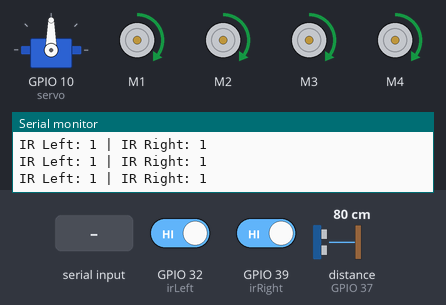
This sketch was run on a simulated ESP32. Shown: servo, 4 × DC motor (green arrow = forward, orange = backward, longer = faster), the last lines printed to the serial monitor. Wiring (inferred from the names in the program): ultrasonic range finder: trigger GPIO 36; echo GPIO 37. Inputs (shaded band) come from the test bench; at power-on: distance to the obstacle (sensor on GPIO 37) 80 cm, GPIO 32 (irLeft) HIGH, GPIO 39 (irRight) HIGH. The echo pulse lasts 58.3 µs per cm.

Above: at 1.2 s.
1.3 s: distance to the obstacle (sensor on GPIO 37) set to 19 cm
2.8 s: distance to the obstacle (sensor on GPIO 37) set to 14 cm
At 3.8 s:
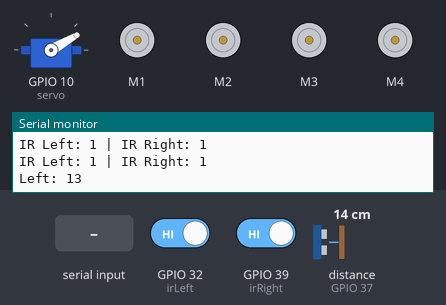
At 5.7 s:
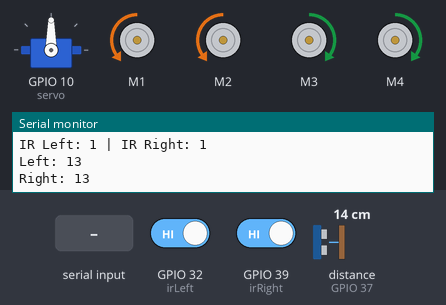
5.8 s: "b" received over Serial
At 7.0 s:
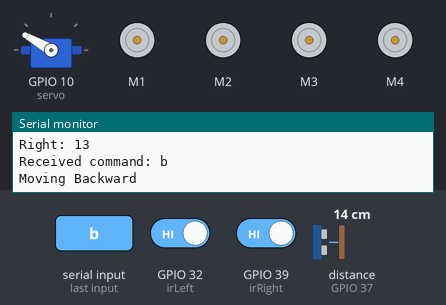
8.8 s: "f" received over Serial
13.9 s: distance to the obstacle (sensor on GPIO 37) set to 2 cm
Timing chart, 0 to 17.9 s (numbered marks = the images above; inputs shaded):
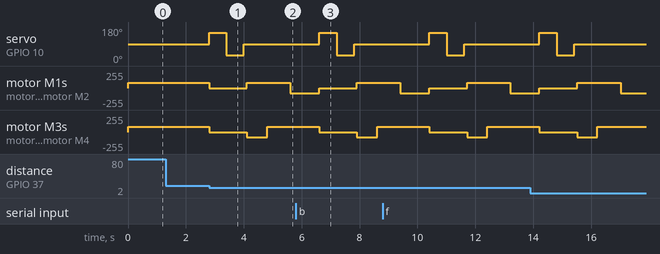

Measured:
- the behaviour switches between 17 and 16 cm on distance to the obstacle (sensor on GPIO 37) (found by bisection; images 0 and 1)
- after the input at 2.8 s, servo on GPIO 10 (servo): 90° → 150° at once, → 30° 0.60 s later, → 90° 0.60 s later; motor M1, motor M2: forward 80/255 → stopped at once, → forward 80/255 1.3 s later, → backward 80/255 1.5 s later; motor M3, motor M4: forward 80/255 → stopped at once, → backward 80/255 1.3 s later, → forward 80/255 0.70 s later

The sketch:

Robotika.ino
```cpp
#include <Servo.h>
#include <AFMotor.h>

// === Ultrasonik ===
#define TRIGGER_PIN A0
#define ECHO_PIN A1

// === IR sensor ===
#define irLeft A4
//#define irCenter A2
#define irRight A3

Servo servo;
AF_DCMotor motor1(1, MOTOR12_1KHZ);
AF_DCMotor motor2(2, MOTOR12_1KHZ);
AF_DCMotor motor3(3, MOTOR34_1KHZ);
AF_DCMotor motor4(4, MOTOR34_1KHZ);

int distance = 0;
int leftDistance = 0;
int rightDistance = 0;
bool object = false;

void setup() {
  Serial.begin(9600);

  pinMode(irLeft, INPUT);
  pinMode(irRight, INPUT);

  pinMode(TRIGGER_PIN, OUTPUT);
  pinMode(ECHO_PIN, INPUT);

  servo.attach(10);
  servo.write(90);

  motor1.setSpeed(80);
  motor2.setSpeed(80);
  motor3.setSpeed(80);
  motor4.setSpeed(80);
}

void loop() {
  distance = getDistance();

  if (distance <= 15) {
    objectAvoid();
    return;
  }

  int left = digitalRead(irLeft);
  int right = digitalRead(irRight);

  Serial.print("IR Left: "); Serial.print(left);
  Serial.print(" | IR Right: "); Serial.println(right);

  if (left == 0 && right == 1) {
    // Kiri kena garis, belok kiri
    moveLeft();
  }
  else if (right == 0 && left == 1) {
    // Kanan kena garis, belok kanan
    moveRight();
  }
  else if (left == 1 && right == 1) {
    // Tidak kena garis, jalan lurus
    moveForward();
  }
  else if (left == 0 && right == 0) {
    // Keduanya kena garis (misal simpangan): maju pelan
    moveForward();
  }
  else {
    Stop();
  }

  delay(20);
  serialEvent();
}


void objectAvoid() {
  Stop();
  lookLeft();
  lookRight();
  delay(100);

  if (rightDistance <= leftDistance) {
    object = true;
    turn();
  } else {
    object = false;
    turn();
  }

  delay(100);
}
```

Motor.ino
```cpp
int getDistance() {
  digitalWrite(TRIGGER_PIN, LOW);
  delayMicroseconds(2);
  digitalWrite(TRIGGER_PIN, HIGH);
  delayMicroseconds(10);
  digitalWrite(TRIGGER_PIN, LOW);

  long duration = pulseIn(ECHO_PIN, HIGH, 30000);
  int cm = duration * 0.034 / 2;
  if (cm == 0) cm = 100;  // anggap tidak terdeteksi
  return cm;
}

int lookLeft() {
  servo.write(150);
  delay(500);
  leftDistance = getDistance();
  delay(100);
  servo.write(90);
  Serial.print("Left: "); Serial.println(leftDistance);
  return leftDistance;
}

int lookRight() {
  servo.write(30);
  delay(500);
  rightDistance = getDistance();
  delay(100);
  servo.write(90);
  Serial.print("Right: "); Serial.println(rightDistance);
  return rightDistance;
}

void Stop() {
  motor1.run(RELEASE);
  motor2.run(RELEASE);
  motor3.run(RELEASE);
  motor4.run(RELEASE);
}

void moveForward() {
  motor1.run(FORWARD);
  motor2.run(FORWARD);
  motor3.run(FORWARD);
  motor4.run(FORWARD);
}

void moveBackward() {
  motor1.run(BACKWARD);
  motor2.run(BACKWARD);
  motor3.run(BACKWARD);
  motor4.run(BACKWARD);
}

void moveLeft() {
  motor1.run(BACKWARD);
  motor2.run(BACKWARD);
  motor3.run(FORWARD);
  motor4.run(FORWARD);
}

void moveRight() {
  motor1.run(FORWARD);
  motor2.run(FORWARD);
  motor3.run(BACKWARD);
  motor4.run(BACKWARD);
}


void turn() {
  if (object == false) {
    moveLeft();
    delay(700);
    moveForward();
    delay(800);
    moveRight();
    delay(900);
  } else {
    moveRight();
    delay(700);
    moveForward();
    delay(800);
    moveLeft();
    delay(900);
  }
}
```

SerialEvent.ino
```cpp
void serialEvent() {
  while (Serial.available()) {
    char cmd = Serial.read();

    // Debug perintah yg diterima
    Serial.print("Received command: ");
    Serial.println(cmd);

    if (cmd == 'f') {
      Serial.println("Moving Forward");
      moveForward();
    }
    else if (cmd == 'b') {
      Serial.println("Moving Backward");
      moveBackward();
    }
    else if (cmd == 'l') {
      Serial.println("Turning Left");
      moveLeft();
    }
    else if (cmd == 'r') {
      Serial.println("Turning Right");
      moveRight();
    }
    else if (cmd == 's') {
      Serial.println("Stop");
      Stop();
    }
  }
}
```
